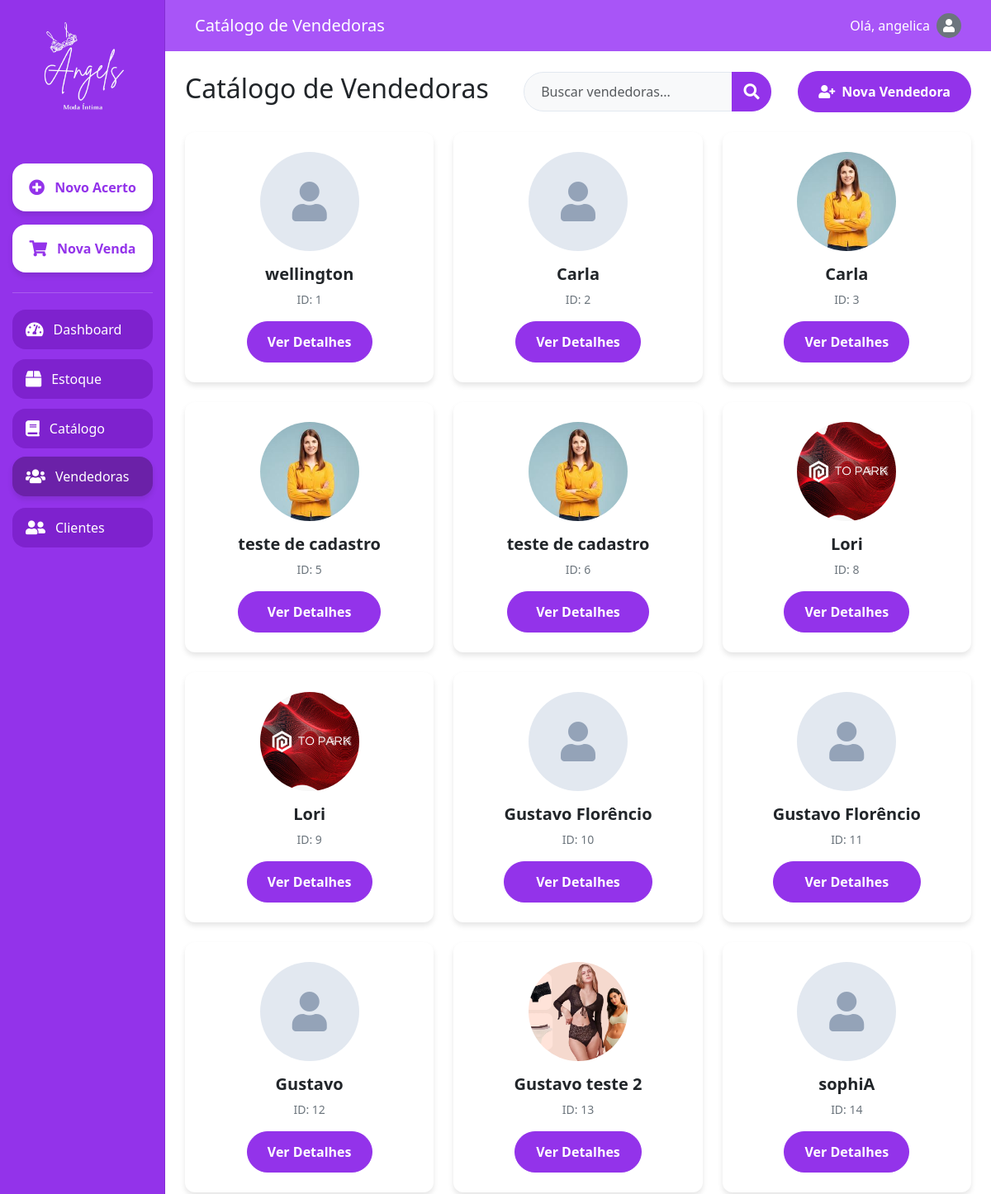
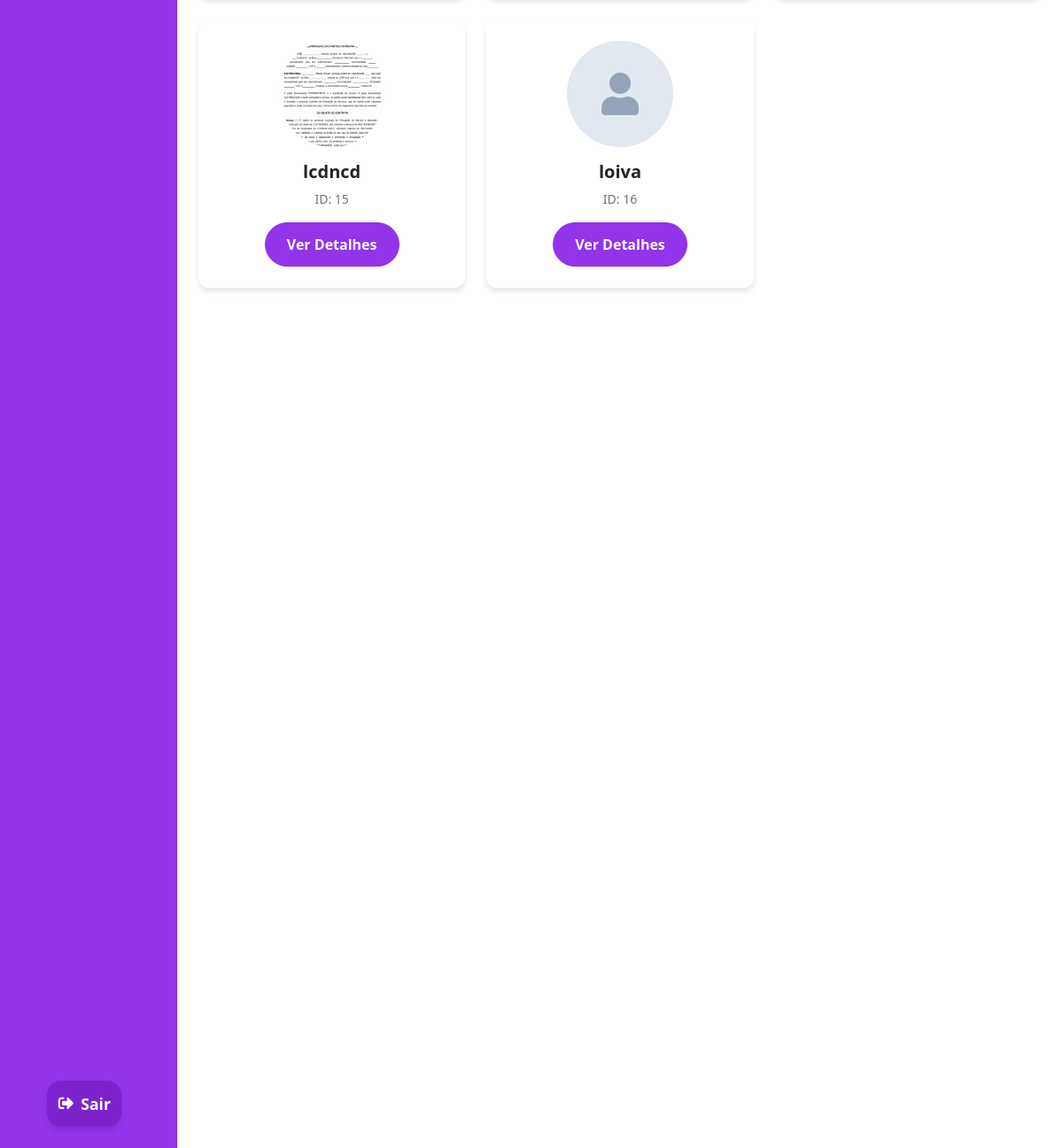
The page /vendedoras/ (signed in) on the database its author committed (2 pictures, top to bottom).
### setup/models.py (models this page shows, shortened)
class CustomUser(AbstractUser):
    email = models.EmailField(_('email address'), unique=True)
    profile_picture = models.ImageField(upload_to='profile_pics/', null=True, blank=True)
    USERNAME_FIELD = 'email'
    REQUIRED_FIELDS = ['username']

class Vendedora(models.Model):
    nome = models.CharField(max_length=100)
    foto = models.ImageField(upload_to='vendedoras/', null=True, blank=True)
    logradouro = models.CharField(max_length=200)
    bairro = models.CharField(max_length=100)
    cidade = models.CharField(max_length=100)
    uf = models.CharField(max_length=2)
    telefone1 = models.CharField(max_length=20)
    telefone2 = models.CharField(max_length=20, blank=True, null=True)
    observacoes = models.TextField(blank=True)
    contrato = models.FileField(upload_to='contratos/', null=True, blank=True)
    produtos = models.ManyToManyField('Produto', through='EstoqueVendedora')

### setup/views.py (the view)
# urls.py: path('vendedoras/', views.vendedoras, name='vendedoras'),
@login_required
def vendedoras(request):
    vendedoras = Vendedora.objects.all()
    return render(request, 'vendedoras.html', {'vendedoras': vendedoras})

### setup/templates/vendedoras.html (shortened to what this page needs)
{% extends 'base.html' %}
{% load static %}
{% block content %}
<!DOCTYPE html>
<html lang="pt-br">
<head>
    <link href="https://cdn.jsdelivr.net/npm/bootstrap@5.3.0/dist/css/bootstrap.min.css" rel="stylesheet">
    <link href="https://cdnjs.cloudflare.com/ajax/libs/font-awesome/5.15.3/css/all.min.css" rel="stylesheet">
</head>
<body>
    <div class="container-fluid vh-100">
        <div class="row h-100">
            <nav id="sidebarMenu" class="col-md-3 col-lg-2 d-md-block sidebar collapse p-0">
                <div class="position-sticky pt-3 h-100 d-flex flex-column align-items-center">
                    <div class="text-center mb-4">
                        <img src="{% static 'images/logo_Angels_branco.png' %}" alt="Angels Logo" class="img-fluid" style="max-width: 150px;">
                    </div>
                    <a class="btn btn-highlight mb-2" href="{% url 'acerto_vendedora' %}">
                        <i class="fas fa-plus-circle"></i> Novo Acerto
                    </a>
                    <a class="btn btn-highlight mb-2" href="#">
                        <i class="fas fa-shopping-cart"></i> Nova Venda
                    </a>
                    <div class="separator"></div>
                    <a class="nav-link mb-2" href="{% url 'dashboard' %}">
                        <i class="fas fa-tachometer-alt"></i> Dashboard
                    </a>
                    <a class="nav-link mb-2" href="{% url 'estoque' %}">
                        <i class="fas fa-box"></i> Estoque
                    </a>
                    <a class="nav-link mb-2" href="{% url 'catalogo' %}">
                        <i class="fas fa-book"></i> Catálogo
                    </a>
                    <a class="nav-link mb-2 active" href="{% url 'vendedoras' %}">
                        <i class="fas fa-users"></i> Vendedoras
                    </a>
                    <a class="nav-link mb-2" href="{% url 'clientes' %}">
                        <i class="fas fa-user-friends"></i> Clientes
                    </a>
                    <div class="mt-auto mb-3">
                        <a class="btn btn-exit" href="{% url 'login' %}">
                            <i class="fas fa-sign-out-alt me-2"></i>
                            <span>Sair</span>
                        </a>
                    </div>
                </div>
            </nav>
            <main class="col-md-9 ms-sm-auto col-lg-10 px-md-4">
                <nav class="navbar navbar-expand-lg navbar-dark custom-navbar mb-4">
                    <div class="container-fluid">
                        <a class="navbar-brand" href="#">Catálogo de Vendedoras</a>
                        <span class="navbar-text text-white d-flex align-items-center">
                            Olá, {{ user.username }}
                            {% if user.profile_picture %}
                                <img src="{{ user.profile_picture.url }}" alt="Foto de perfil" class="rounded-circle ms-2" style="width: 30px; height: 30px; object-fit: cover;">
                            {% else %}
                                <div class="rounded-circle ms-2 bg-secondary d-flex align-items-center justify-content-center" style="width: 30px; height: 30px;">
                                    <i class="fas fa-user text-white"></i>
                                </div>
                            {% endif %}
                        </span>
                    </div>
                </nav>
                <div class="d-flex justify-content-between align-items-center mb-4">
                    <h1 class="h2">Catálogo de Vendedoras</h1>
                    <div class="d-flex gap-3 align-items-center">
                        <div class="search-container d-flex flex-grow-1 me-3">
                            <input type="text" id="searchVendedoras" class="form-control search-input" placeholder="Buscar vendedoras...">
                            <button class="btn search-button" type="button">
                                <i class="fas fa-search"></i>
                            </button>
                        </div>
                        <button class="btn btn-primary" data-bs-toggle="modal" data-bs-target="#newSellerModal">
                            <i class="fas fa-user-plus me-2"></i>Nova Vendedora
                        </button>
                    </div>
                </div>
                <div class="row g-4">
                    {% for vendedora in vendedoras %}
                    <div class="col-md-6 col-lg-4">
                        <div class="seller-card">
                            <div class="text-center">
                                {% if vendedora.foto %}
                                    <img src="{{ vendedora.foto.url }}" alt="Foto de {{ vendedora.nome }}" class="seller-photo">
                                {% else %}
                                    <div class="seller-photo-placeholder">
                                        <i class="fas fa-user"></i>
                                    </div>
                                {% endif %}
                                <h3 class="seller-name">{{ vendedora.nome }}</h3>
                                <p class="seller-id mb-3">ID: {{ vendedora.id }}</p>
                                <a href="{% url 'detalhes_vendedora' vendedora.id %}" class="btn btn-primary">Ver Detalhes</a>
                            </div>
                        </div>
                    </div>
                    {% empty %}
                    <div class="col-12">
                        <p class="text-center">Nenhuma vendedora cadastrada ainda.</p>
                    </div>
                    {% endfor %}
                </div>
            </main>
        </div>
    </div>
</body>
</html>
{% endblock %}

### setup/templates/base.html (style rules this page uses)
body { background-color: #9333ea; min-height: 100vh; display: flex; align-items: center; justify-content: center; }
.form-control { border-radius: 25px; padding: 0.75rem 1.25rem; border: 1px solid #e2e8f0; }
.btn-primary { background-color: #9333ea; border: none; border-radius: 25px; padding: 0.75rem; width: 100%; font-weight: 500; transition: all 0.3s ease; }

### setup/templates/vendedoras.html (style rules this page uses)
body, html { height: 100%; overflow-x: hidden; }
.sidebar { position: fixed; top: 0; bottom: 0; left: 0; z-index: 100; padding: 0; box-shadow: inset -1px 0 0 rgba(0, 0, 0, .1); background-color: #9333ea; display: flex; flex-direction: column; align-items: center; padding-top: 1rem; }
.sidebar .nav-link { color: #fff; font-weight: 500; padding: 0.75rem 1rem; margin: 0.25rem 0; font-size: 1rem; display: flex; align-items: center; justify-content: flex-start; width: 85%; border-radius: 1rem; transition: all 0.3s ease; background-color: #7e22ce; }
.sidebar .nav-link:hover, .sidebar .nav-link.active { background-color: #6b21a8; transform: translateY(-2px); box-shadow: 0 4px 6px rgba(0, 0, 0, 0.1); }
.sidebar .btn-highlight { background-color: #ffffff; color: #9333ea; font-weight: 600; padding: 0.75rem 1rem; margin: 0.5rem 0; border-radius: 1rem; text-align: center; transition: all 0.3s ease; box-shadow: 0 4px 6px rgba(0, 0, 0, 0.1); width: 85%; text-align: left; display: flex; align-items: center; justify-content: flex-start; padding: 0.75rem 1rem; margin: 0.5rem 0; font-size: 1rem; justify-content: center; font-size: 1rem; padding: 1rem; }
.sidebar .btn-exit { background-color: #7e22ce; color: #ffffff; font-weight: 600; padding: 0.75rem 1rem; margin: 0.5rem 0; border-radius: 1rem; transition: all 0.3s ease; box-shadow: 0 4px 6px rgba(0, 0, 0, 0.1); width: 90%; font-size: 1.1rem; display: flex; align-items: center; justify-content: center; }
.sidebar .btn-exit i { margin-right: 0.5rem; }
.sidebar .nav-link i, .sidebar .btn-highlight i { margin-right: 0.75rem; font-size: 1.2rem; }
.sidebar .separator { width: 85%; height: 1px; background-color: rgba(255, 255, 255, 0.2); margin: 1rem 0; }
main { padding-top: 0 !important; }
.custom-navbar { background-color: #a855f7; margin-left: -1.5rem; margin-right: -1.5rem; padding-left: 1.5rem; padding-right: 1.5rem; }
.navbar-text { font-size: 1rem; font-weight: 500; }
.seller-card { background-color: #ffffff; border-radius: 0.75rem; box-shadow: 0 4px 6px rgba(0, 0, 0, 0.1); padding: 1.5rem; transition: all 0.3s ease; height: 100%; display: flex; flex-direction: column; justify-content: center; align-items: center; }
.seller-photo, .seller-photo-placeholder { width: 120px; height: 120px; border-radius: 50%; margin-bottom: 1rem; display: flex; justify-content: center; align-items: center; margin-left: auto; margin-right: auto; }
.seller-photo { object-fit: cover; }
.seller-photo-placeholder { background-color: #e2e8f0; }
.seller-photo-placeholder i { font-size: 3rem; color: #94a3b8; }
.seller-name { font-size: 1.25rem; font-weight: 600; margin-bottom: 0.5rem; }
.seller-id { font-size: 0.875rem; color: #6c757d; margin-bottom: 1rem; }
.btn-primary { background-color: #9333ea; border-color: #9333ea; color: #ffffff; font-weight: 600; padding: 0.75rem 1.5rem; border-radius: 50rem; transition: all 0.3s ease; }
.search-container { display: flex; align-items: center; }
.search-input { border-top-right-radius: 50rem; border-bottom-right-radius: 50rem; border-top-left-radius: 50rem; border-bottom-left-radius: 50rem; border: 1px solid #9333ea; background-color: #f8f9fa; transition: all 0.3s ease; padding-left: 1rem; height: 48px; width: 300px; }
.search-button { border-top-right-radius: 50rem; border-bottom-right-radius: 50rem; background-color: #9333ea; border-color: #9333ea; color: #fff; transition: all 0.3s ease; height: 48px; width: 48px; padding: 0; display: flex; align-items: center; justify-content: center; margin-left: -48px; }
.search-button i { font-size: 1.2rem; }
.form-control { border-radius: 25px; padding: 0.75rem 1.25rem; border: 1px solid #e2e8f0; }

### rows shown on the page
CustomUser: username "angelica"
Vendedora: nome "wellington", id "1"
Vendedora: nome "Carla", id "2"
Vendedora: foto (picture), nome "Carla", id "3"
Vendedora: foto (picture), nome "teste de cadastro", id "5"
Vendedora: foto (picture), nome "teste de cadastro", id "6"
Vendedora: foto (picture), nome "Lori", id "8"
Vendedora: foto (picture), nome "Lori", id "9"
Vendedora: nome "Gustavo Florêncio", id "10"
Vendedora: nome "Gustavo Florêncio", id "11"
Vendedora: nome "Gustavo", id "12"
Vendedora: foto (picture), nome "Gustavo teste 2", id "13"
Vendedora: nome "sophiA", id "14"
Vendedora: foto (picture), nome "lcdncd", id "15"
Vendedora: nome "loiva", id "16"
